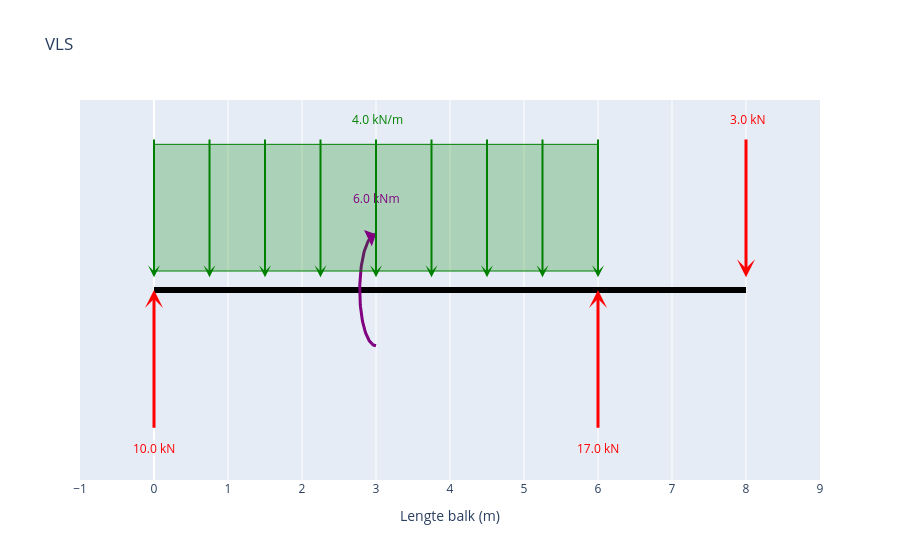

The notebook cell saved with this chart:
### Markdown cell above
## Vrij-Lichaam-Schema

### Code cell
fig_vls = maak_vls_plotly()
fig_vls.show()

### Figure 1 — Plotly figure (JSON) as saved in the notebook; plotly's stock layout.template omitted (floating-point values rounded to 4 significant figures)
{"data": [{"hoverinfo": "skip", "line": {"color": "black", "width": 6}, "mode": "lines", "type": "scatter", "x": [0, 8], "y": [0, 0]}, {"hoverinfo": "skip", "line": {"color": "purple", "width": 3}, "mode": "lines", "type": "scatter", "x": [3, 2.991, 2.983, 2.974, 2.965, 2.957, 2.948, 2.94, 2.931, 2.923, 2.915, 2.907, 2.899, 2.891, 2.884, 2.876, 2.869, 2.862, 2.856, 2.849, 2.843, 2.837, 2.831, 2.826, 2.82, 2.816, 2.811, 2.807, 2.803, 2.799, 2.796, 2.792, 2.79, 2.787, 2.785, 2.784, 2.782, 2.781, 2.78, 2.78, 2.78, 2.78, 2.781, 2.782, 2.784, 2.785, 2.787, 2.79, 2.792, 2.796, 2.799, 2.803, 2.807, 2.811, 2.816, 2.82, 2.826, 2.831, 2.837, 2.843, 2.849, 2.856, 2.862, 2.869, 2.876, 2.884, 2.891, 2.899, 2.907, 2.915, 2.923, 2.931, 2.94, 2.948, 2.957, 2.965, 2.974, 2.983, 2.991, 3], "y": [-0.44, -0.4397, -0.4386, -0.4369, -0.4344, -0.4313, -0.4275, -0.4231, -0.4179, -0.4121, -0.4057, -0.3986, -0.3908, -0.3825, -0.3736, -0.364, -0.3539, -0.3432, -0.332, -0.3203, -0.308, -0.2953, -0.2821, -0.2684, -0.2544, -0.2399, -0.225, -0.2098, -0.1943, -0.1784, -0.1623, -0.1459, -0.1293, -0.1125, -0.09547, -0.07832, -0.06104, -0.04367, -0.02623, -0.008748, 0.008748, 0.02623, 0.04367, 0.06104, 0.07832, 0.09547, 0.1125, 0.1293, 0.1459, 0.1623, 0.1784, 0.1943, 0.2098, 0.225, 0.2399, 0.2544, 0.2684, 0.2821, 0.2953, 0.308, 0.3203, 0.332, 0.3432, 0.3539, 0.364, 0.3736, 0.3825, 0.3908, 0.3986, 0.4057, 0.4121, 0.4179, 0.4231, 0.4275, 0.4313, 0.4344, 0.4369, 0.4386, 0.4397, 0.44]}], "layout": {"annotations": [{"arrowcolor": "red", "arrowhead": 3, "arrowsize": 1, "arrowwidth": 3, "ax": 8, "axref": "x", "ay": 1.2, "ayref": "y", "showarrow": true, "text": "", "x": 8, "xref": "x", "y": 0.1, "yref": "y"}, {"font": {"color": "red"}, "showarrow": false, "text": " 3.0 kN", "x": 8, "y": 1.35}, {"arrowcolor": "purple", "arrowhead": 1, "arrowsize": 1, "arrowwidth": 3, "ax": 2.94, "axref": "x", "ay": 0.4231, "ayref": "y", "showarrow": true, "text": "", "x": 3, "xref": "x", "y": 0.44, "yref": "y"}, {"font": {"color": "purple"}, "showarrow": false, "text": "6.0 kNm", "x": 3, "y": 0.72}, {"arrowcolor": "green", "arrowhead": 3, "arrowsize": 1, "arrowwidth": 2, "ax": 0, "axref": "x", "ay": 1.2, "ayref": "y", "showarrow": true, "text": "", "x": 0, "xref": "x", "y": 0.1, "yref": "y"}, {"arrowcolor": "green", "arrowhead": 3, "arrowsize": 1, "arrowwidth": 2, "ax": 0.75, "axref": "x", "ay": 1.2, "ayref": "y", "showarrow": true, "text": "", "x": 0.75, "xref": "x", "y": 0.1, "yref": "y"}, {"arrowcolor": "green", "arrowhead": 3, "arrowsize": 1, "arrowwidth": 2, "ax": 1.5, "axref": "x", "ay": 1.2, "ayref": "y", "showarrow": true, "text": "", "x": 1.5, "xref": "x", "y": 0.1, "yref": "y"}, {"arrowcolor": "green", "arrowhead": 3, "arrowsize": 1, "arrowwidth": 2, "ax": 2.25, "axref": "x", "ay": 1.2, "ayref": "y", "showarrow": true, "text": "", "x": 2.25, "xref": "x", "y": 0.1, "yref": "y"}, {"arrowcolor": "green", "arrowhead": 3, "arrowsize": 1, "arrowwidth": 2, "ax": 3, "axref": "x", "ay": 1.2, "ayref": "y", "showarrow": true, "text": "", "x": 3, "xref": "x", "y": 0.1, "yref": "y"}, {"arrowcolor": "green", "arrowhead": 3, "arrowsize": 1, "arrowwidth": 2, "ax": 3.75, "axref": "x", "ay": 1.2, "ayref": "y", "showarrow": true, "text": "", "x": 3.75, "xref": "x", "y": 0.1, "yref": "y"}, {"arrowcolor": "green", "arrowhead": 3, "arrowsize": 1, "arrowwidth": 2, "ax": 4.5, "axref": "x", "ay": 1.2, "ayref": "y", "showarrow": true, "text": "", "x": 4.5, "xref": "x", "y": 0.1, "yref": "y"}, {"arrowcolor": "green", "arrowhead": 3, "arrowsize": 1, "arrowwidth": 2, "ax": 5.25, "axref": "x", "ay": 1.2, "ayref": "y", "showarrow": true, "text": "", "x": 5.25, "xref": "x", "y": 0.1, "yref": "y"}, {"arrowcolor": "green", "arrowhead": 3, "arrowsize": 1, "arrowwidth": 2, "ax": 6, "axref": "x", "ay": 1.2, "ayref": "y", "showarrow": true, "text": "", "x": 6, "xref": "x", "y": 0.1, "yref": "y"}, {"font": {"color": "green"}, "showarrow": false, "text": " 4.0 kN/m", "x": 3, "y": 1.35}, {"arrowcolor": "red", "arrowhead": 3, "arrowsize": 1, "arrowwidth": 3, "ax": 0, "axref": "x", "ay": -1.1, "ayref": "y", "showarrow": true, "text": "", "x": 0, "xref": "x", "y": 0, "yref": "y"}, {"font": {"color": "red"}, "showarrow": false, "text": "10.0 kN", "x": 0, "y": -1.25}, {"arrowcolor": "red", "arrowhead": 3, "arrowsize": 1, "arrowwidth": 3, "ax": 6, "axref": "x", "ay": -1.1, "ayref": "y", "showarrow": true, "text": "", "x": 6, "xref": "x", "y": 0, "yref": "y"}, {"font": {"color": "red"}, "showarrow": false, "text": "17.0 kN", "x": 6, "y": -1.25}], "autosize": true, "shapes": [{"fillcolor": "rgba(0,128,0,0.25)", "line": {"color": "green", "width": 1}, "type": "rect", "x0": 0, "x1": 6, "y0": 0.15, "y1": 1.15}], "showlegend": false, "title": {"text": "VLS"}, "xaxis": {"autorange": false, "dtick": 1, "range": [-1, 9], "title": {"text": "Lengte balk (m)"}, "type": "linear"}, "yaxis": {"autorange": false, "range": [-1.5, 1.5], "showgrid": false, "showticklabels": false, "title": {}, "type": "linear", "zeroline": false}}}
